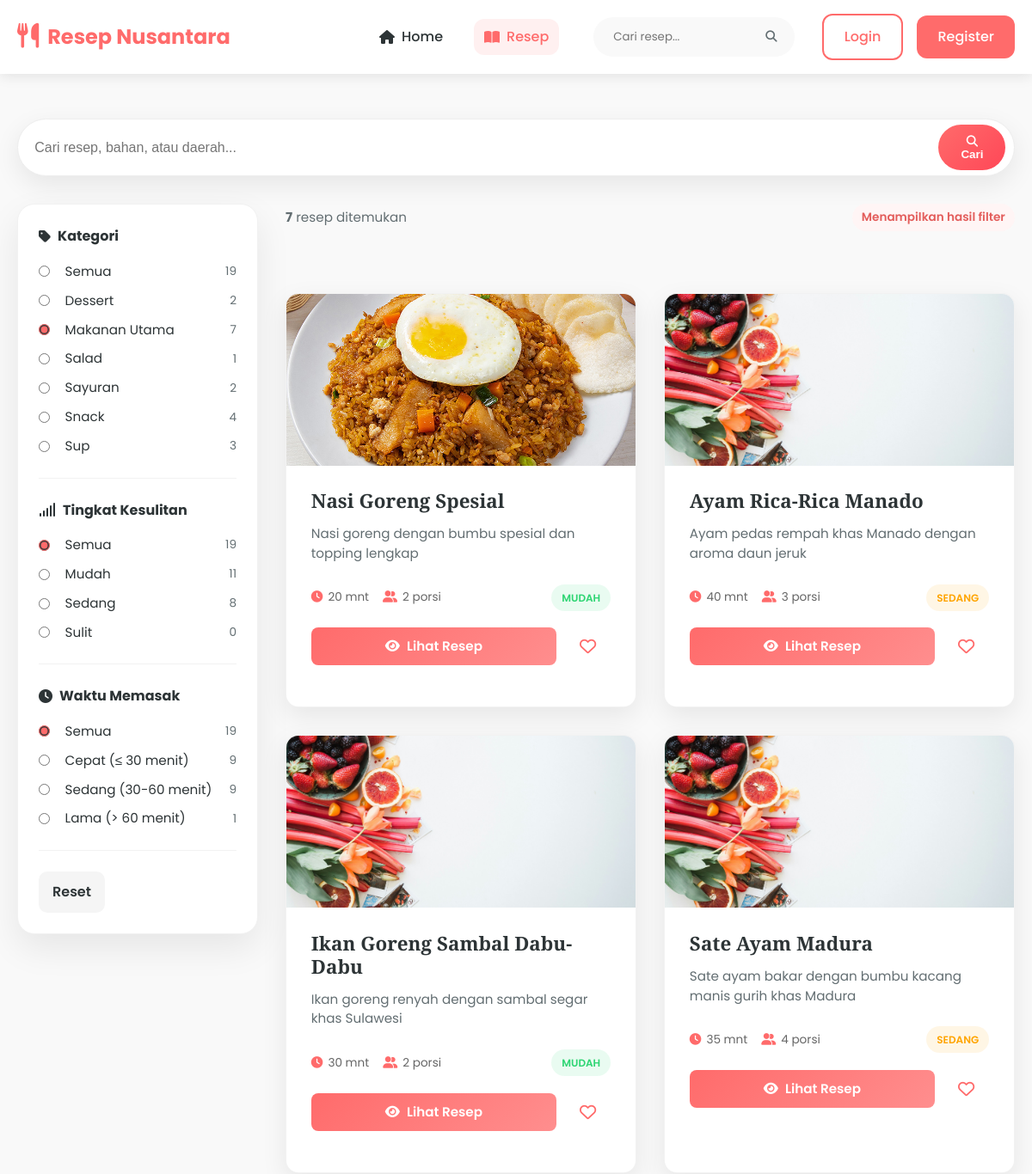
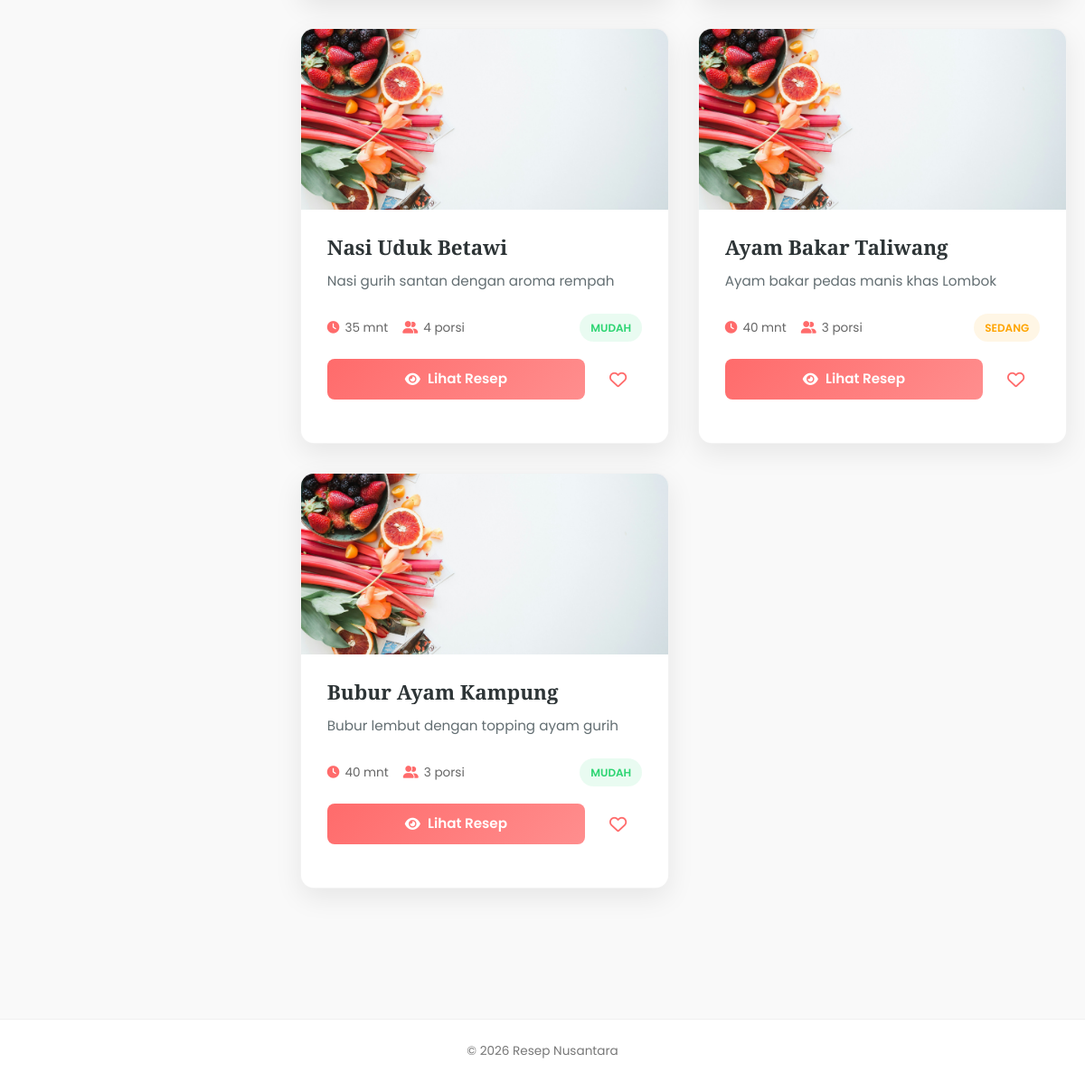
Page /?page=all_resep&kategori=Makanan+Utama (signed in) on the committed database (2 pictures, top to bottom).
### tables this page shows
CREATE TABLE `resep` (
  `id` int(11) NOT NULL,
  `judul` varchar(200) NOT NULL,
  `deskripsi` text DEFAULT NULL,
  `bahan` text NOT NULL,
  `langkah` text NOT NULL,
  `waktu` int(11) DEFAULT NULL COMMENT 'Waktu memasak dalam menit',
  `porsi` int(11) DEFAULT NULL,
  `tingkat_kesulitan` enum('Mudah','Sedang','Sulit') DEFAULT 'Sedang',
  `kategori` varchar(50) DEFAULT NULL,
  `gambar_url` varchar(500) DEFAULT NULL,
  `kalori` int(11) DEFAULT NULL COMMENT 'Perkiraan kalori per porsi',
  `protein` decimal(5,1) DEFAULT NULL COMMENT 'Perkiraan protein (g) per porsi',
  `karbohidrat` decimal(5,1) DEFAULT NULL COMMENT 'Perkiraan karbohidrat (g) per porsi',
  `lemak` decimal(5,1) DEFAULT NULL COMMENT 'Perkiraan lemak (g) per porsi',
  `created_at` timestamp NOT NULL DEFAULT current_timestamp()
);

### pages/all_resep.php (the view, shortened to what the rows shown need)
<?php
require_once __DIR__ . '/../includes/database.php';
$selectedCategory = $_GET['kategori'] ?? '';
$pageNum = isset($_GET['p']) ? (int) $_GET['p'] : 1;
$pageNum = max(1, $pageNum);
$limit = 12;
$offset = ($pageNum - 1) * $limit;
$where = [];
$params = [];
$types = '';
if ($selectedCategory !== '') {
    $where[] = 'kategori = ?';
    $params[] = $selectedCategory;
    $types .= 's';
}
$whereSql = count($where) > 0 ? (' WHERE ' . implode(' AND ', $where)) : '';
$sql = "SELECT * FROM resep" . $whereSql . " ORDER BY created_at DESC LIMIT ? OFFSET ?";
$params[] = $limit;
$params[] = $offset;
$types .= 'ii';
$recipes = getFilteredRecipes($sql, $params, $types);
?>
<section class="all-resep-page">
    <div class="container">
        <div class="all-resep-layout">
                                <span class="filter-count"><?= getRecipeCountByDifficulty('sulit') ?></span>
            <section class="all-resep-content">
                <?php if (!empty($recipes)): ?>
                    <div class="recipe-grid">
                        <?php foreach ($recipes as $recipe):
                            $difficultyClass = '';
                            switch (strtolower($recipe['tingkat_kesulitan'])) {
                                case 'mudah': $difficultyClass = 'difficulty-easy'; break;
                                case 'sedang': $difficultyClass = 'difficulty-medium'; break;
                            }
                        ?>
                        <div class="recipe-card" data-category="<?= strtolower($recipe['kategori'] ?? 'lainnya') ?>">
                            <a class="recipe-image-container" href="?page=resep&id=<?= $recipe['id'] ?>">
                                <img src="<?= htmlspecialchars($recipe['image_url'] ?? getRecipeImage($recipe)) ?>"
                                    alt="<?= htmlspecialchars($recipe['judul']) ?>"
                                    class="recipe-image"
                                    loading="lazy"
                                    onerror="this.onerror=null;this.src='assets/images/default-recipe.jpg';">
                            </a>
                            <div class="recipe-content">
                                <h3 class="recipe-title"><?= htmlspecialchars($recipe['judul']) ?></h3>
                                <p class="recipe-description">
                                    <?= htmlspecialchars(substr($recipe['deskripsi'], 0, 120)) ?>
                                </p>
                                <div class="recipe-meta">
                                    <div class="recipe-info">
                                        <div class="recipe-info-item">
                                            <i class="fas fa-clock"></i>
                                            <span><?= ($recipe['waktu'] ?? 0) ?> mnt</span>
                                        </div>
                                        <div class="recipe-info-item">
                                            <i class="fas fa-user-friends"></i>
                                            <span><?= $recipe['porsi'] ?> porsi</span>
                                        </div>
                                    </div>
                                    <span class="difficulty-badge <?= $difficultyClass ?>">
                                        <?= ucfirst($recipe['tingkat_kesulitan']) ?>
                                    </span>
                                </div>
                                <div class="recipe-meta actions-row">
                                <div class="recipe-actions">
                                        <a href="?page=resep&id=<?= $recipe['id'] ?>" class="view-btn">
                                            <i class="fas fa-eye"></i> Lihat Resep
                                        </a>
                                        <?php $is_fav = isset($_SESSION['user']) ? isFavorited($_SESSION['user']['uid'], $recipe['id']) : false; ?>
                                        <button class="favorite-btn <?= $is_fav ? 'active' : '' ?>"
                                                data-recipe-id="<?= $recipe['id'] ?>">
                                            <i class="<?= $is_fav ? 'fas' : 'far' ?> fa-heart"></i>
                                        </button>
                                    </div>
                                </div>
                            </div>
                        </div>
                        <?php endforeach; ?>
                    </div>
                <?php endif; ?>
            </section>
        </div>
    </div>
</section>

### rows in the picture
resep: shows a picture, judul "Nasi Goreng Spesial", deskripsi "Nasi goreng dengan bumbu spesial dan topping lengkap", waktu "20", porsi "2", tingkat_kesulitan "MUDAH"
resep: judul "Ayam Rica-Rica Manado", deskripsi "Ayam pedas rempah khas Manado dengan aroma daun jeruk", waktu "40", porsi "3", tingkat_kesulitan "SEDANG"
resep: judul "Ikan Goreng Sambal Dabu-Dabu", deskripsi "Ikan goreng renyah dengan sambal segar khas Sulawesi", waktu "30", porsi "2", tingkat_kesulitan "MUDAH"
resep: judul "Sate Ayam Madura", deskripsi "Sate ayam bakar dengan bumbu kacang manis gurih khas Madura", waktu "35", porsi "4", tingkat_kesulitan "SEDANG"
resep: judul "Nasi Uduk Betawi", deskripsi "Nasi gurih santan dengan aroma rempah", waktu "35", porsi "4", tingkat_kesulitan "MUDAH"
resep: judul "Ayam Bakar Taliwang", deskripsi "Ayam bakar pedas manis khas Lombok", waktu "40", porsi "3", tingkat_kesulitan "SEDANG"
resep: judul "Bubur Ayam Kampung", deskripsi "Bubur lembut dengan topping ayam gurih", waktu "40", porsi "3", tingkat_kesulitan "MUDAH"

### other values in the picture
getTotalRecipesCount() "19"
$category "Dessert"
getRecipeCountByCategory($category) "2"
$category "Makanan Utama"
getRecipeCountByCategory($category) "7"
$category "Salad"
getRecipeCountByCategory($category) "1"
$category "Sayuran"
$category "Snack"
getRecipeCountByCategory($category) "4"
$category "Sup"
getRecipeCountByCategory($category) "3"
getRecipeCountByDifficulty('mudah') "11"
getRecipeCountByDifficulty('sedang') "8"
getRecipeCountByDifficulty('sulit') "0"
